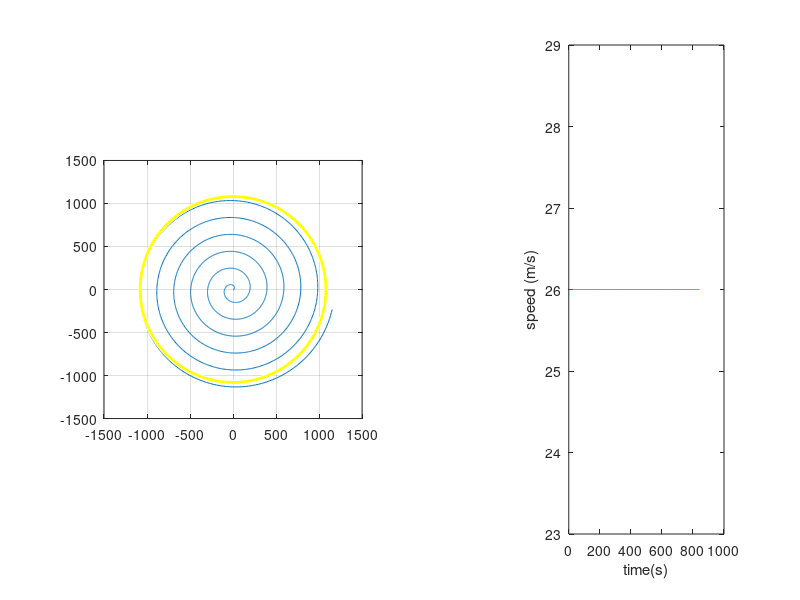

The MATLAB script that drew this image:
clearvars

% time
T=2500; % timesteps
dt=0.01; % s

% spiral pitch/width? adjust so that the distance between successive
% arms of the spiral are 2*r_fov apart
v=47;
% angular rate
% adjust to make sure that it ends outside the last POA
omega=1.5;

% timesteps
t=0:dt:dt*T;

% make the spiral
x=v*t.*cos(omega*t);
y=v*t.*sin(omega*t);

figure(2); gcf; clf;
subplot(121);
plot(x,y);
hold on
viscircles([0,0],1080,'Color','yellow');
grid on
axis square

% axis([-10 10 -10 10])


% check the spiral
% pick waypoints approximately same distance from each other
xw=x(1:10:end);
yw=y(1:10:end);


subplot(122);
plot(x,y);
hold on;
plot(xw,yw, 'ko');
viscircles([0,0],1080,'Color','yellow');
axis square
grid on
% these points are arranged in order so track them in order
% move a fully actuated robot with through these waypoints at constant speed

xr=x(1);
yr=y(1);

wp=2; % first waypoint
k=1; % timestep initialize
sp=26; % speed -- this should be constant
dt=0.1; % timestep length, can be different from how the spiral was created
dist_t=3; % threshold distance at which waypoint is switched, keep it above sp*dt otherwise overshoot
while wp < numel(xw)
    
    % distance 
    de=sqrt((xw(wp)-xr(k))^2+(yw(wp)-yr(k))^2);
    if de < dist_t, wp=wp+1; end
    
    % velocity with constant speed
    v=[xw(wp)-xr(k); yw(wp)-yr(k)];
    v=v/norm(v)*sp; 

    % euler integration
    xr(k+1)=xr(k)+v(1)*dt;
    yr(k+1)=yr(k)+v(2)*dt;

    k=k+1;
    
    % check
    % figure(2); gcf;
    % subplot(122);
    % fh=plot(xr(k), yr(k), 'rd');
end

% %check
subplot(133);
sp=sqrt((diff(xr,1,2)/dt).^2+(diff(yr,1,2)/dt).^2);
plot((1:numel(xr)-1)*dt, sp);
ylabel('speed (m/s)');
xlabel('time(s)');
